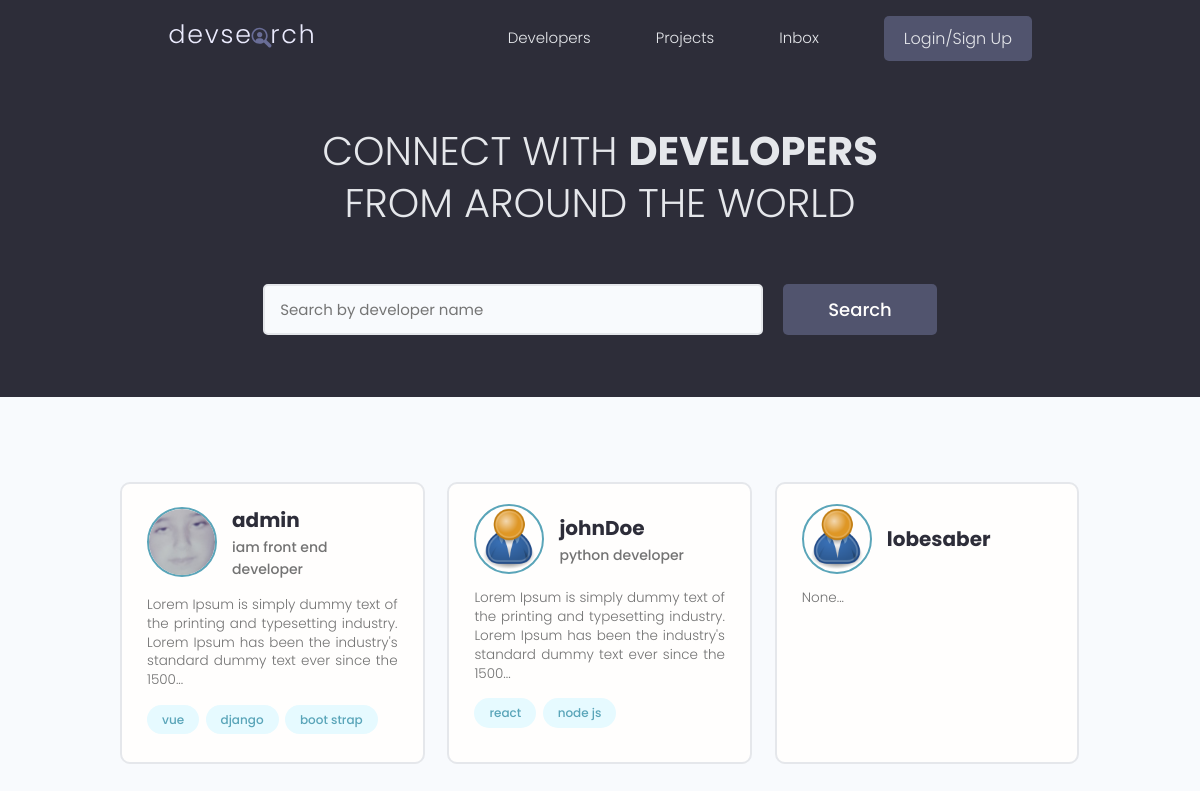
/, run on an earlier commit of the app's database.
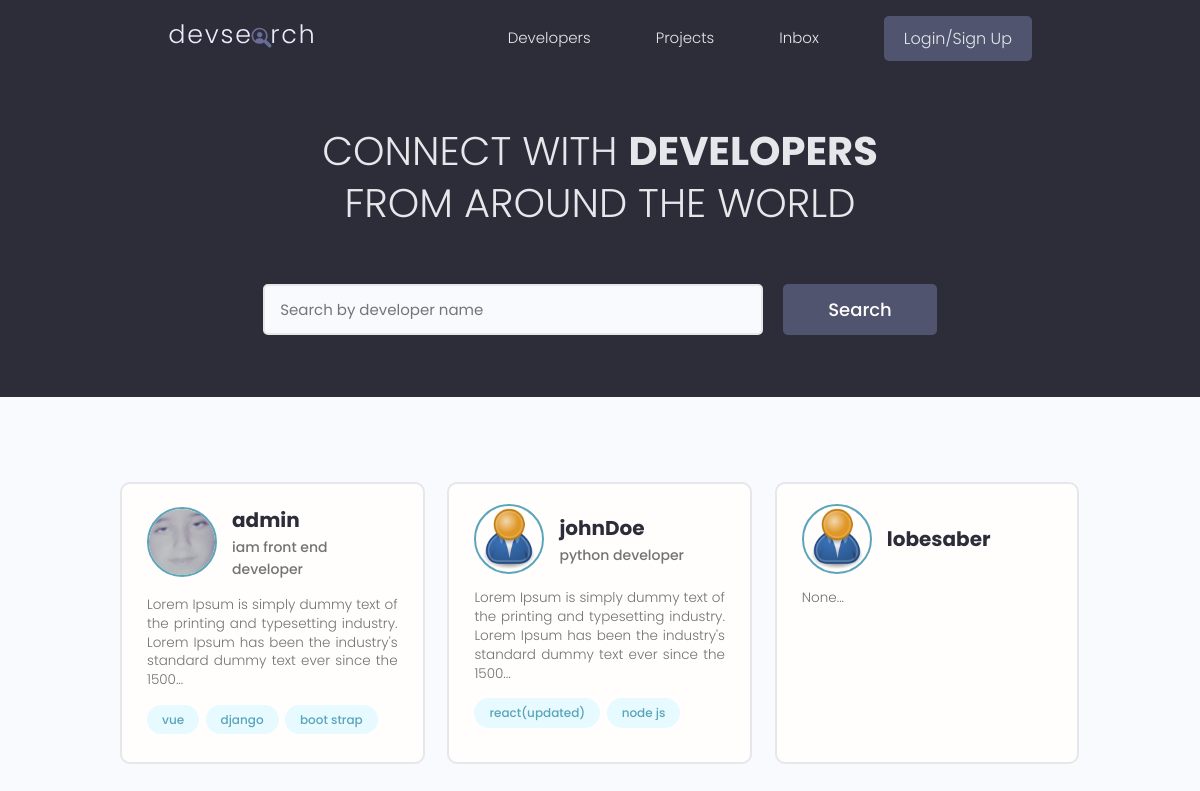
And on a later commit of the database.
### users/models.py (models this page shows)
class Skill(models.Model):
    id = models.UUIDField(default=uuid.uuid4, unique=True,
                            primary_key=True, editable=False)
    owner = models.ForeignKey(Profile, on_delete=models.CASCADE)
    name = models.CharField(max_length=200, null=True, blank=True)
    description = models.TextField(null=True, blank=True)
    created = models.DateTimeField(auto_now_add=True)
    def __str__(self):
        return self.name

### users/views.py (the view)
# urls.py: path('', views.profiles, name="profiles"),
def profiles(request):
    search_query = ""
    if request.GET.get("search_query"):
        search_query = request.GET.get("search_query")
    print([Q(username__icontains=search_query) | Q(headline__icontains=search_query) ])
    profiles = Profile.objects.filter(Q(user_name__icontains=search_query) | Q(headline__icontains=search_query))
    context = {"profiles": profiles, "search_query": search_query}
    return render(request, "users/profiles.html", context)

### users/models.py (called while the page is built)
    def __str__(self):
        return str(self.user.username)

### users/templates/users/profiles.html (shortened to what this page needs)
{% extends 'main.html' %} {% block content %}
<main class="home">
    <section class="hero-section text-center">
        <div class="container container--narrow">
            <div class="hero-section__box">
                <h2>CONNECT WITH <span>DEVELOPERS</span></h2>
                <h2>FROM AROUND THE WORLD</h2>
            </div>
            <div class="hero-section__search">
                <form class="form" action="{% url 'profiles' %}" method="GET">
                    <div class="form__field">
                        <input class="input input--text" id="formInput#search" type="text" name="search_query"
                            value = "{{search_query}}" placeholder="Search by developer name" />
                    </div>
                    <input class="btn btn--sub btn--lg" type="submit" value="Search" />
                </form>
            </div>
        </div>
    </section>
    <section class="devlist">
        <div class="container">
            <div class="grid grid--three">
                {% for profile in profiles %}
                <div class="column card">
                    <div class="dev">
                        <a href="{% url 'user-profile' profile.id %}" class="card__body">
                            <div class="dev__profile">
                                <img class="avatar avatar--md" src="{{profile.profile_image.url}}"
                                    alt="image" />
                                <div class="dev__meta">
                                    <h3>{{profile}}</h3>
                                    <h5>{{profile.headline|default:""|slice:"60"}}</h5>
                                </div>
                            </div>
                            <p class="dev__info">{{profile.bio|slice:"150"}}...</p>
                            <div class="dev__skills">
                                {% for skill in profile.skill_set.all|slice:"3" %}
                                <span class="tag tag--pill tag--main">
                                    <small>{{skill}}</small>
                                </span>
                                {% endfor %}
                            </div>
                        </a>
                    </div>
                </div>
                {% endfor %}
            </div>
        </div>
    </section>
</main>
{% endblock content %}

What changed in the data, as far as the page shows it:
changed Skill: name "react" → "react(updated)"
